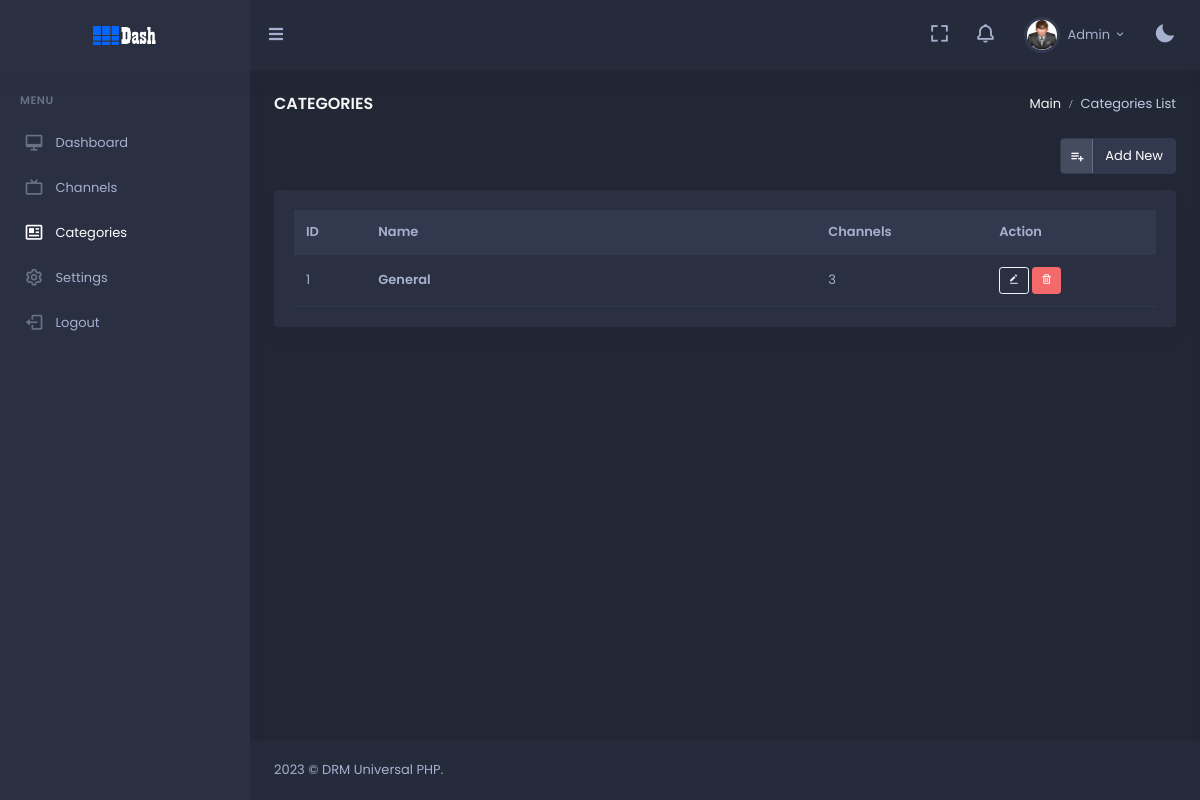
The page /panel/cats.php (signed in) on the database its author committed.
### tables this page shows
CREATE TABLE `cats` (
  `CatID` int(11) NOT NULL,
  `CatName` varchar(64) NOT NULL
);

### panel/_app.php (called while the page is built, shortened)
<?php
class App
{
    public $DB;
    public function __construct()
    {
        include "_db.php";
        try {
            $db = new PDO('mysql:host=' . $DBHost . ';dbname=' . $DBName . ';charset=utf8', $DBUser, $DBPass);
            $this->DB = $db;
        } catch (PDOException $e) {
            print "Error!: " . $e->getMessage() . "<br/>";
            die();
        }
        $this->ReadConfig();
    }
    public function ReadConfig()
    {
        $sql = "select * from config order by ID";
        $st = $this->DB->prepare($sql);
        $st->execute();
        $this->Config = $st->fetchAll();
    }
    public function GetAllCats()
    {
        $sql = "select cats.CatID, cats.CatName, count(channels.ID) as ChannelsCount
    From cats left outer join channels on cats.CatID = channels.CatID
    group by cats.CatID, cats.CatName
    order by CatID";
        $st = $this->DB->prepare($sql);
        $st->execute();
        return $st->fetchAll();
    }
}

### panel/_config.php (called while the page is built, shortened)
<?php
require "_app.php";
$App = New App();
?>

### panel/cats.php (the view, shortened to what this page needs)
<?php
include "_config.php";
?>
<!doctype html>
<html lang="en">
  <?php include "_htmlhead.php"?>
  <body data-sidebar="dark">
    <div id="layout-wrapper">
      <?php include "_header.php"?>
      <?php include "_sidebar.php"?>
      <div class="main-content">
        <div class="page-content">
          <div class="container-fluid">
            <div class="row">
              <div class="col-12">
                <div class="page-title-box d-sm-flex align-items-center justify-content-between">
                  <h4 class="mb-sm-0 font-size-18">Categories</h4>
                  <div class="page-title-right">
                    <ol class="breadcrumb m-0">
                      <li class="breadcrumb-item"><a href="javascript: void(0);">Main</a></li>
                      <li class="breadcrumb-item active">Categories List</li>
                    </ol>
                  </div>
                </div>
              </div>
            </div>
            <div class="row">
              <div class="col-12">
                <a href="addcat.php" style="float:right" class="mb-3 btn btn-light waves-effect btn-label waves-light"><i class="bx bx-list-plus label-icon"></i> Add New</a>
              </div>
            </div>
            <div class="row">
              <div class="col-lg-12">
                <div class="card">
                  <div class="card-body">
                    <div class="table-responsive">
                      <table class="table align-middle table-nowrap mb-0">
                        <thead class="table-light">
                          <tr>
                            <th class="align-middle">ID</th>
                            <th class="align-middle" style="width:450px;overflow-wrap: break-word;">Name</th>
                            <th class="align-middle">Channels</th>
                            <th class="align-middle">Action</th>
                          </tr>
                        </thead>
                        <tbody>
                          <?php
                          $Data=$App->GetAllCats();
                          if($Data){
                            for($i=0;$i<count($Data);$i++){
                              $Cat=$Data[$i];
                          ?>
                              <tr>
                                <td><?=$Cat["CatID"]?></td>
                                <td style="width:450px;overflow-wrap: break-word;word-break: break-all;">
                                  <a href="addcat.php?id=<?=$Cat["CatID"]?>" class="text-body fw-bold"><?=$Cat["CatName"]?></a>
                                </td>
                                <td><?=$Cat["ChannelsCount"]?></td>
                                <td>
                                  <div class="btn-group btn-group-sm">
                                    <a class="btn btn-outline-dark" href="addcat.php?id=<?=$Cat["CatID"]?>"><i class="bx bxs-edit-alt"></i></a>
                                  </div>
                                  <a class="btn btn-danger btn-sm" href="javascript: void(0)" onclick="DeleteCat('<?=$Cat["CatID"]?>')"><i class="bx bx-trash"></i></a>
                                </td>
                              </tr>
                            <?}
                          }?>
                        </tbody>
                      </table>
                    </div>
                  </div>
                </div>
              </div>
            </div>
          </div>
        </div>
        <?php include "_footer.php"?>
      </div>
    </div>
  </body>
</html>

### rows shown on the page
cats: CatID "1", CatName "General", ChannelsCount "3"
